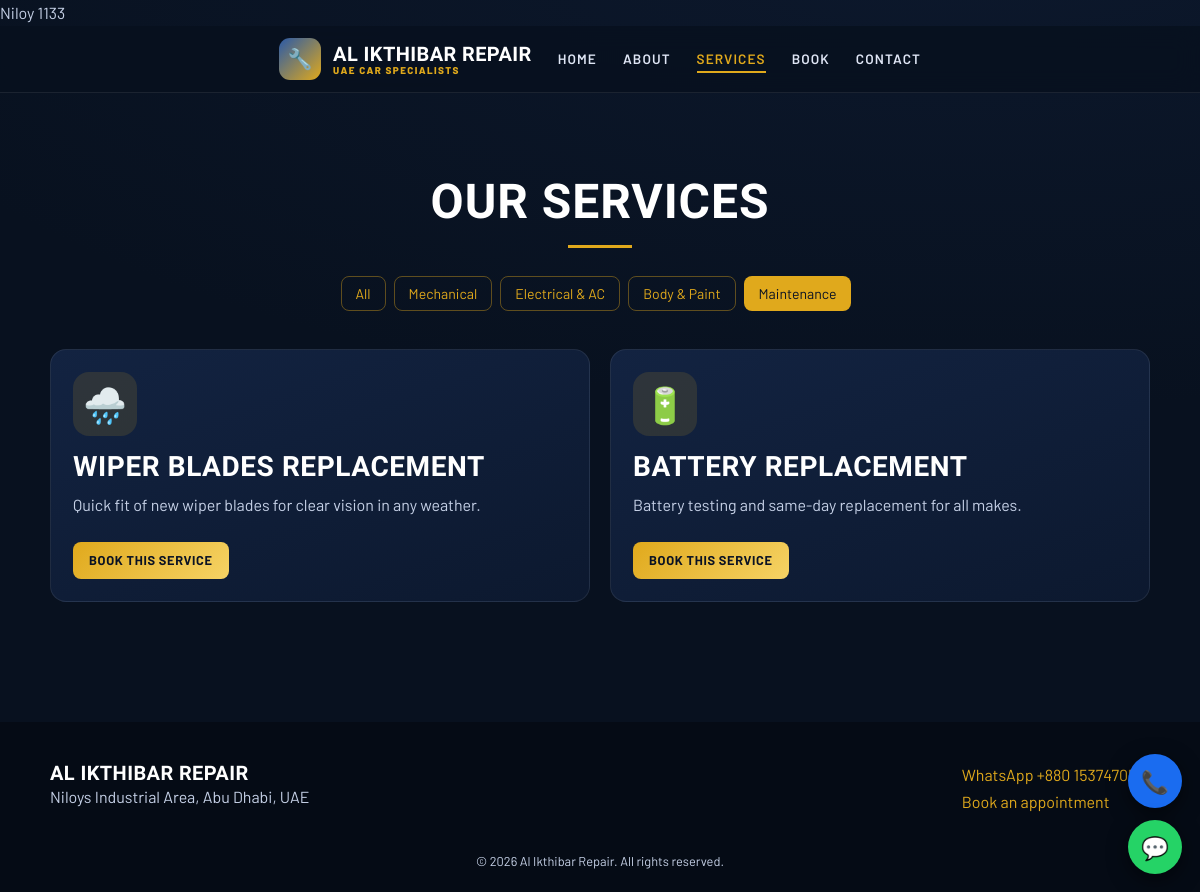
Screenshot of /services.php?cat=maintenance with the database file from the repository.
### tables this page shows
CREATE TABLE service_categories(id INT AUTO_INCREMENT PRIMARY KEY,name VARCHAR(100),slug VARCHAR(100) UNIQUE);

CREATE TABLE services(id INT AUTO_INCREMENT PRIMARY KEY,category_id INT,title VARCHAR(150),icon VARCHAR(10) DEFAULT '🔧',description TEXT,image_path VARCHAR(255),is_active TINYINT(1) DEFAULT 1,sort_order INT DEFAULT 0,FOREIGN KEY(category_id) REFERENCES service_categories(id) ON DELETE SET NULL);

### includes/functions.php (called while the page is built, shortened)
<?php
require __DIR__.'/../config/db.php';
function e($s){return htmlspecialchars((string)$s,ENT_QUOTES,'UTF-8');}
function q($sql,$p=[]){global $pdo;$s=$pdo->prepare($sql);$s->execute($p);return $s;}

### services.php (the view)
<?php $title='Services'; include 'includes/header.php';
$cats=q("SELECT * FROM service_categories")->fetchAll(); $c=$_GET['cat']??'';
$svc=q("SELECT s.*,c.slug FROM services s LEFT JOIN service_categories c ON c.id=s.category_id WHERE s.is_active=1".($c?" AND c.slug=?":"")." ORDER BY s.sort_order",$c?[$c]:[])->fetchAll(); ?>
<section class="sec wrap"><h2 class="c">Our services</h2><p class="c"><a class="chip <?=$c?'':'on'?>" href="services.php">All</a><?php foreach($cats as $k): ?><a class="chip <?=$c==$k['slug']?'on':''?>" href="?cat=<?=e($k['slug'])?>"><?=e($k['name'])?></a><?php endforeach ?></p>
<div class="grid"><?php foreach($svc as $s): ?><div class="card-s"><?php if($s['image_path']): ?><img src="<?=e($s['image_path'])?>" alt="<?=e($s['title'])?>"><?php else: ?><i><?=$s['icon']?></i><?php endif ?><h3><?=e($s['title'])?></h3><p><?=e($s['description'])?></p><a class="btn-g sm" href="book.php?service=<?=$s['id']?>">Book this service</a></div><?php endforeach; if(!$svc) echo '<p class="c">No services in this category yet.</p>'; ?></div></section>
<?php include 'includes/footer.php' ?>

### assets/style.css (style rules this page uses)
:root { --n:#08111f;--n2:#0e1b33;--n3:#16284a;--g:#e0a91c;--g2:#f6d365;--t:#c5d0e6 }
body { background:radial-gradient(1200px 500px at 80% -10%,#16284a55,transparent),var(--n);color:var(--t);font-family:Barlow,sans-serif;line-height:1.65 }
h1,h2,h3,.brand { font-family:'Barlow Condensed',sans-serif;text-transform:uppercase;font-weight:800;color:#fff;letter-spacing:.02em }
a { color:var(--g);text-decoration:none }
.wrap { max-width:1140px;margin:auto;padding:0 20px }
.c { text-align:center }
.btn-g,.btn-w { display:inline-block;font-weight:700;border:0;padding:13px 26px;border-radius:8px;text-transform:uppercase;letter-spacing:.05em;transition:.2s;cursor:pointer }
.btn-g { background:linear-gradient(135deg,var(--g),var(--g2));color:#0a1224 }
.sm { padding:8px 16px;font-size:.8rem;margin-top:8px }
.strip div,.glass,.card-s { background:linear-gradient(160deg,#16284acc,#0e1b33cc);border:1px solid #ffffff14;border-radius:16px;padding:22px }
.sec { padding:80px 20px }
h2 { font-size:clamp(2rem,4vw,3rem);margin-bottom:24px }
h2.c:after { content:'';display:block;width:64px;height:3px;background:var(--g);margin:14px auto 0 }
.grid { display:grid;grid-template-columns:repeat(auto-fit,minmax(260px,1fr));gap:20px;margin-top:34px }
.card-s { display:block;color:var(--t);transition:.25s;overflow:hidden }
.card-s i { font-style:normal;font-size:2.2rem;display:grid;place-items:center;width:64px;height:64px;border-radius:16px;background:#e0a91c22;margin-bottom:14px }
.chip { display:inline-block;border:1px solid #e0a91c66;color:var(--g);border-radius:8px;padding:5px 14px;margin:4px 8px 4px 0;font-size:.88rem }
.chip.on { background:var(--g);color:#0a1224 }

### rows the page displays
service_categories: name "Mechanical"
service_categories: name "Electrical & AC"
service_categories: name "Body & Paint"
service_categories: name "Maintenance"
services: icon "🌧️", title "WIPER BLADES REPLACEMENT", description "Quick fit of new wiper blades for clear vision in any weather."
services: icon "🔋", title "BATTERY REPLACEMENT", description "Battery testing and same-day replacement for all makes."

### other values shown
$l "HOME"
$l "ABOUT"
$l "SERVICES"
$l "BOOK"
$l "CONTACT"
